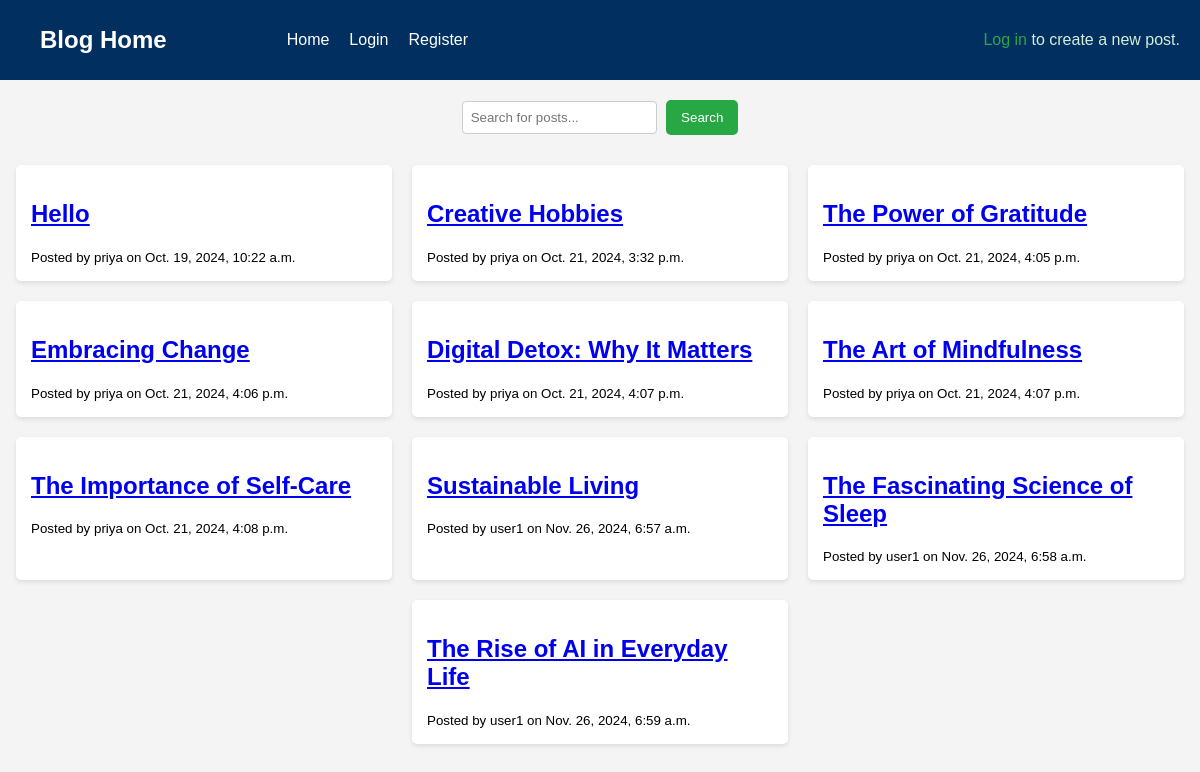
The page / on the database its author committed.
### blog/models.py (models this page shows, shortened)
class Post(models.Model):
    title = models.CharField(max_length=100)
    content = models.TextField()
    date_posted = models.DateTimeField(auto_now_add=True)
    author = models.ForeignKey(User, on_delete=models.CASCADE)

### blog/views.py (the view)
# urls.py: path('', views.home, name='blog-home'),
def home(request):
    query = request.GET.get('q')
    if query:
        posts = Post.objects.filter(
            Q(title__icontains=query) | Q(content__icontains=query)
        )
    else:
        posts = Post.objects.all()
    context = {
        'posts': posts
    }
    return render(request, 'blog/home.html', context)

### blog/templates/blog/home.html (shortened to what this page needs)
<!DOCTYPE html>
<html lang="en">
<head>
</head>
<body>
    <nav>
        <div>
            <ul class="navbar-nav">
                <li class="nav-item">
                    <h1 class="navbar-brand">Blog Home</h1>
                </li>
                <li class="nav-item">
                    <a class="nav-link" href="{% url 'blog-home' %}">Home</a>
                </li>
                {% if user.is_authenticated %}
                <li class="nav-item">
                    <a class="nav-link" href="{% url 'profile' %}">Profile</a>
                </li>
                <li class="nav-item">
                    <form method="POST" action="{% url 'logout' %}" style="display:inline;">
                        {% csrf_token %}
                        <button type="submit" class="nav-link" style="background:none; border:none; color:white; cursor:pointer; padding:0;">Logout</button>
                    </form>
                </li>
                {% else %}
                <li class="nav-item">
                    <a class="nav-link" href="{% url 'login' %}">Login</a>
                </li>
                <li class="nav-item">
                    <a class="nav-link" href="{% url 'register' %}">Register</a>
                </li>
                {% endif %}
            </ul>
        </div>
        <div style="margin-left:auto;">
                    {% if user.is_authenticated %}
                    <a href="{% url 'post-create' %}" class="nav-link" style="color: #28a745;">Create New Post</a>
                {% else %}
                    <p style="color:#d4edda"><a href="{% url 'login' %}" class="nav-link" style="color:  #28a745;"> Log in </a> to create a new post.</p>
                {% endif %}
        </div>
    </nav>
    <div class="search-container">
        <form method="GET" action="{% url 'blog-home' %}">
            <input type="text" name="q" placeholder="Search for posts...">
            <button type="submit" class="btn btn-primary">Search</button>
        </form>
    </div>
    <div class="post-container">
        {% for post in posts %}
            <article>
                <h2><a href="{% url 'post-detail' post.pk %}">{{ post.title }}</a></h2>
                <small>Posted by {{ post.author }} on {{ post.date_posted }}</small>
            </article>
        {% endfor %}
    </div>
</body>
</html>

### blog/templates/blog/home.html (style rules this page uses)
body { margin: 0; padding: 0; font-family: Arial, sans-serif; background-color: #f4f4f4; }
h1 { text-align: center; color: #333; margin: 20px 0; }
nav { background-color: #012f5f; padding: 10px 20px; display: flex; justify-content: space-between; align-items: center; }
.navbar-brand { color: white; margin: 0; margin-right: 100px; }
.navbar-nav { list-style: none; padding: 0; display: flex; align-items: center; }
.nav-item { margin-left: 20px; }
.nav-link, .btn-link { color: white; text-decoration: none; }
.btn-primary { background-color: #28a745; color: white; border: none; padding: 10px 15px; cursor: pointer; border-radius: 5px; }
.search-container { display: flex; justify-content: center; margin: 20px 0; }
input[type="text"] { padding: 8px; margin-right: 5px; border-radius: 4px; border: 1px solid #ccc; }
button { padding: 8px 12px; border: none; border-radius: 4px; cursor: pointer; }
.post-container { display: flex; flex-wrap: wrap; justify-content: center; margin: 20px auto; max-width: 1200px; }
article { background: white; margin: 10px; padding: 15px; border-radius: 5px; box-shadow: 0 2px 5px rgba(0, 0, 0, 0.1); width: calc(33% - 20px); box-sizing: border-box; }

### rows shown on the page
Post: title "Hello", author "priya", date_posted "Oct. 19, 2024, 10:22 a.m."
Post: title "Creative Hobbies", author "priya", date_posted "Oct. 21, 2024, 3:32 p.m."
Post: title "The Power of Gratitude", author "priya", date_posted "Oct. 21, 2024, 4:05 p.m."
Post: title "Embracing Change", author "priya", date_posted "Oct. 21, 2024, 4:06 p.m."
Post: title "Digital Detox: Why It Matters", author "priya", date_posted "Oct. 21, 2024, 4:07 p.m."
Post: title "The Art of Mindfulness", author "priya", date_posted "Oct. 21, 2024, 4:07 p.m."
Post: title "The Importance of Self-Care", author "priya", date_posted "Oct. 21, 2024, 4:08 p.m."
Post: title "Sustainable Living", author "user1", date_posted "Nov. 26, 2024, 6:57 a.m."
Post: title "The Fascinating Science of Sleep", author "user1", date_posted "Nov. 26, 2024, 6:58 a.m."
Post: title "The Rise of AI in Everyday Life", author "user1", date_posted "Nov. 26, 2024, 6:59 a.m."
